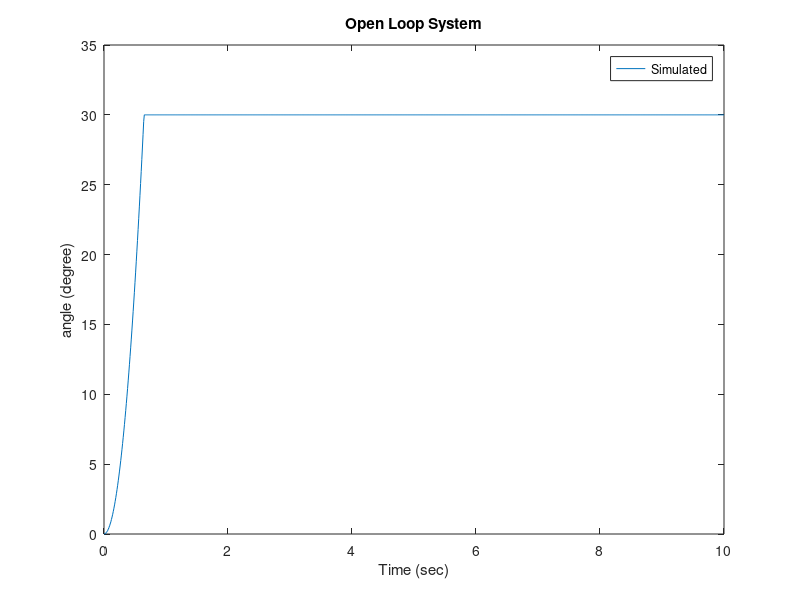
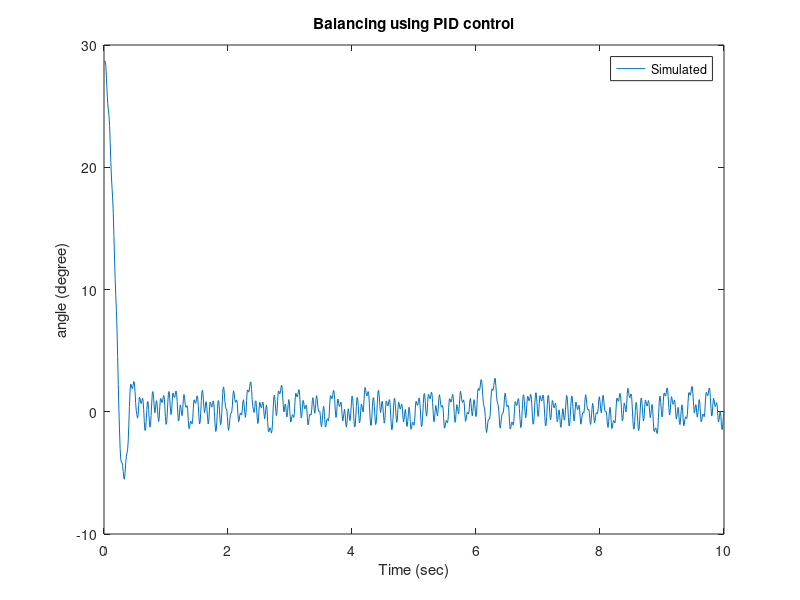
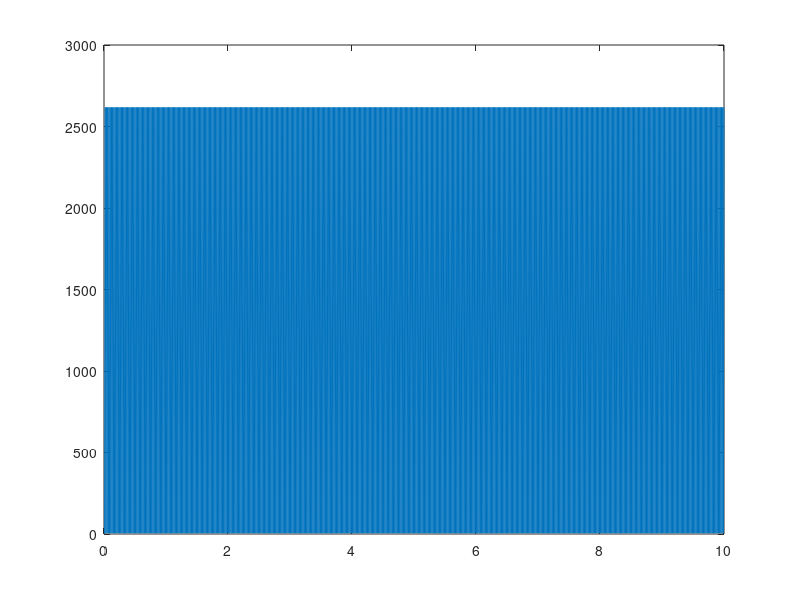
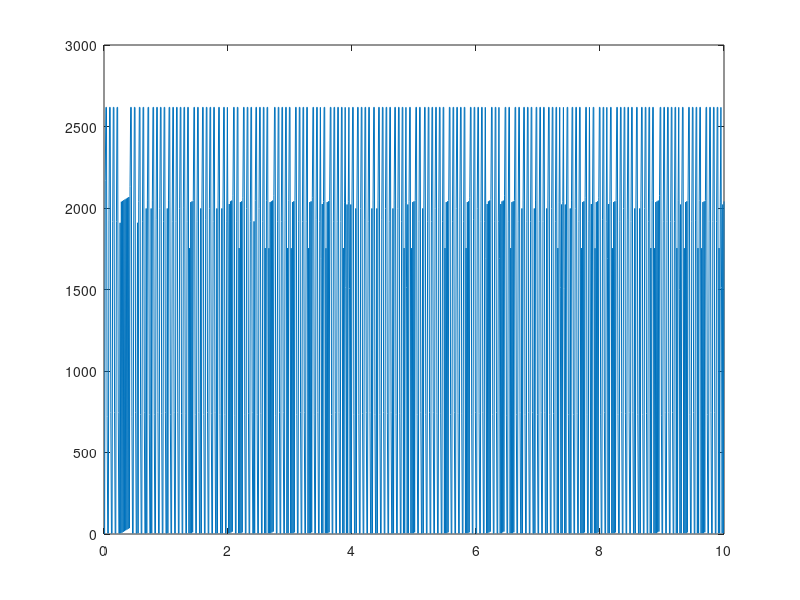

Write the MATLAB code that produced these figures, in order.
clc;clear; close all

%%%Parameters of SeeSaw System%%%
m1=70*(10^-3);%Mass of bldc 1 from center in kg
m2=50*(10^-3);%Mass of bldc 2 from center in kg
l1=0.65; %position of bldc 1 from center in meters
l2=0.65;%position of bldc 2 from center in meters
g=9.81;

%%%Parameters of BLDC System%%%

R=0.304;
L=0.2135*(10^-3);
P=24;
J=0.0099;  %inertial in kgm^-2
ke=36.9*(10^-3);
kt=36.9*(10^-3);
B=0.1246; %Damping Coefficient of BLDC motor in Nms
Vd=24;
d=6; %diameter of the propeller in inch
pitch=4;%pitch of the propeller in inch

%%% FBD Equation coefficient of BLDC System %%%
a_bar=(g*(l1*m1-l2*m2))/(m1*l1^2+m2*l2^2);
b_bar=l1/(m1*l1^2+m2*l2^2);
c_bar=l2/(m1*l1^2+m2*l2^2);

wmin_rpm=50;
wmax_rpm=25000;
wmin=wmin_rpm*0.1047;
wmax=wmax_rpm*0.1047;
theeta_sat=30*pi/180;
q=(1.860*10^-11)*(d^3.5)*sqrt(pitch);
%%%Speed Tracking of BLDC motor%%%
Kp=100;
Ki=5;
Kd=0.001;

% W_o=tf(1,[J B])*wref; %open loop transfer function of BLDC speed tracking
% W_c=tf([Kd Kp Ki],[J+Kd B+Kp Ki])*wref;% closed loop transfer function with PID controller
% step(W_o)
% figure
% step(W_c)

%%
%Open loop Control Simulation of SeeSaw System

Time = 10;          % total simulation time in seconds
T = 0.01;           % sampling time
n = round(Time/T);  % number of samples

angle_o(1)=0;
omega(1)=0;
force1(1)=0;
force2(1)=0;
wref=8000*0.1047;
w1(1)=0;
w2(1)=0;
Te1=wref;
Te2=wref;
for i=2:n+1

  w1(i)=(T/J)*Te1+w1(i-1)-(T/J)*B*w1(i-1);
  w2(i)=(T/J)*Te2+w2(i-1)-(T/J)*B*w2(i-1);
  if w1(i)>wmax
      w1(i)=wmax;
  elseif w1(i)<wmin
      w1(i)=wmin;    
  end
  if w2(i)>wmax
      w2(i)=wmax;
  elseif w2(i)<wmin
      w2(i)=wmin;    
  end
   w1_rpm=w1(i)*9.5493;
   w2_rpm=w2(i)*9.5493;
  force1(i)=q*(w1_rpm^2); %Thrust Force of BLDC1 depends on the RPM of the speed 
  force2(i)=q*(w2_rpm^2); %Thrust Force of BLDC2 depends on the RPM of the speed

  force=force2(i)*c_bar-force1(i)*b_bar+a_bar;

  angle_o(i)=angle_o(i-1)+T*omega(i-1)+((T^2)/2)*force;
  if angle_o(i)>0.5236
      angle_o(i)=0.5236;
  elseif angle_o(i)<-0.5236
      angle_o(i)=-0.5236;
  end
  omega(i)=omega(i-1)+T*force;

end
figure
n = 0:T:Time;
angle_o=angle_o*180/pi;
plot(n,angle_o)
title('Open Loop System')
xlabel('Time (sec)')
ylabel('angle (degree)')
legend('Simulated')
%%
%PID control on SeeSaw System

Time = 10;          % total simulation time in seconds
T = 0.01;           % sampling time
n = round(Time/T);  % number of samples

angle(1)=0.5;
omega(1)=0;
force(1)=0;
force1(1)=0;
force2(1)=0;
err(1)=0;
error1(1)=0;
error2(1)=0;
w1(1)=0;
w2(1)=0;
integral(1)=0;
integral1(1)=0;
integral2(1)=0;
derivative(1)=0;
Wref(1)=0;
woffset=wmin;
%PID parameter for SeeSaw Balancing
Kp=0.812; Kd=0; Ki=0.8; Ks=0.92;
%kp=0.65  Ki=0.8  Ks=1
Kp_s=100;   %100
Ks_s=0.7; %0.75
Kd_s=50000; %50000
Ki_s=0.01;  %0.001
w1_p=0;
w2_p=0;
wref_p=0;
desired_angle=0;
sum_err(1)=0;
tic
for i=2:n+1
  err(i)=desired_angle-angle(i-1); 
  
  integral(i)=integral(i-1)+Ki_s*T*(err(i)+err(i-1))/2-Ks_s*(wref_p-Wref(i-1));
  derivative(i)=(2*Kd_s*(err(i)-err(i-1)))/T-derivative(i-1);
  Wref(i)=Kp_s*abs(err(i))+derivative(i)+integral(i);
  wref_p=Wref(i);
  if Wref(i)>wmax
      Wref(i)=wmax;
    elseif Wref(i)<wmin
      Wref(i)=wmin;
    end

  if err(i)<0
     error1(i)= Wref(i)+w1(i-1);
     error2(i)= Wref(i)-w2(i-1);
  elseif err(i)>0
    error1(i)= Wref(i)-w1(i-1);
    error2(i)= Wref(i)+w2(i-1);
  else
      error1(i)=0;
      error2(i)=0;
      w1(i)=w1(i-1);
      w2(i)=w2(i-1);
      integral1(i)=0;
      integral2(i)=0;
    end

  if(err(i)~=0)
   integral1(i)=integral1(i-1)+(Ki*T*(error1(i)+error1(i-1)))/2-Ks*(w1_p-w1(i-1));
  integral2(i)=integral2(i-1)+(Ki*T*(error2(i)+error2(i-1)))/2-Ks*(w2_p-w2(i-1));
  Te1=Kp*error1(i)+integral1(i);
  Te2=Kp*error2(i)+integral2(i);
  w1(i)=(T/J)*Te1+w1(i-1)-(T/J)*B*w1(i-1);
  w2(i)=(T/J)*Te2+w2(i-1)-(T/J)*B*w2(i-1);
  w1_p=w1(i);
  w2_p=w2(i);
  end
  if w1(i)>wmax
      w1(i)=wmax;
  elseif w1(i)<wmin
      w1(i)=wmin;    
  end
  if w2(i)>wmax
      w2(i)=wmax;
  elseif w2(i)<wmin
      w2(i)=wmin;    
  end
  w1_rpm=w1(i)*9.5493;
  w2_rpm=w2(i)*9.5493;
  force1(i)=q*(w1_rpm^2); %Thrust Force of BLDC1 depends on the RPM of the speed 
  force2(i)=q*(w2_rpm^2); %Thrust Force of BLDC2 depends on the RPM of the speed
  
  force(i)=force2(i)*c_bar-force1(i)*b_bar;
  angle(i)=angle(i-1)+T*omega(i-1)+((T^2)/2)*force(i)+((T^2)/2)*a_bar;
  if angle(i)>0.5236
      angle(i)=0.5236;
  elseif angle(i)<-0.5236
      angle(i)=-0.5236;
  end
  omega(i)=omega(i-1)+T*force(i)+T*a_bar;
  if(angle(i)-angle(i-1))==0
  omega(i)=0;
  end
  sum_err(i)=sum_err(i-1)+i*abs(err(i))^2;
end
toc
% plot results
angle=angle*180/pi;
figure
 n = 0:T:Time;
plot(n,angle)
title('Balancing using PID control')
xlabel('Time (sec)')
ylabel('angle (degree)')
legend('Simulated')
figure 
plot(n,Wref)
figure
plot(n,w1)
figure
plot(n,w2)
figure
plot(n,omega)